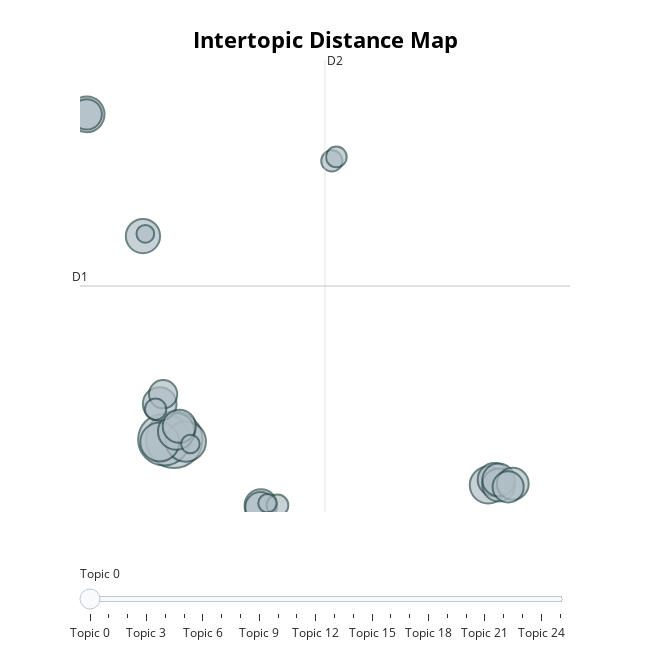

Here is the notebook cell this chart was saved with:
### Code cell
topic_model.visualize_topics()

### Figure 1 — Plotly figure (JSON) as saved in the notebook; plotly's stock layout.template omitted (floating-point values rounded to 4 significant figures)
{"data": [{"customdata": [[0, "있습니다 | 있는 | 합니다 | 하고 | 일을", 1306], [1, "부동산 | 아파트 | 있는 | 있습니다 | 합니다", 1096], [2, "있습니다 | 합니다 | 있는 | 하는 | 자동차", 665], [3, "가상화폐 | 공매도 | 거래소 | 있습니다 | 있는", 620], [4, "올림픽 | 선수 | 선수들이 | 대한민국 | 선수가", 557], [5, "아이를 | 어린이집 | 있는 | 있습니다 | 합니다", 547], [6, "있습니다 | 여성 | 무고 | 성범죄 | 하는", 519], [7, "청원 | 청원이 | 있습니다 | 있는 | 청원을", 479], [8, "북한 | 북한의 | 북한이 | 있다 | 것이다", 461], [9, "학생들이 | 있는 | 있습니다 | 대학 | 합니다", 449], [10, "국회의원 | 국민의 | 국회 | 국민을 | 국민이", 448], [11, "이명박 | 출국금지 | 출국 | 청원합니다 | 출국금지를", 445], [12, "장애인 | 합니다 | 있는 | 있습니다 | 환자", 434], [13, "판결을 | 합니다 | 하는 | 이런 | 한다", 433], [14, "청소년 | 생각합니다 | 처벌을 | 청소년들이 | 여중생", 415], [15, "합니다 | 생각합니다 | 조두순 | 범죄를 | 있습니다", 394], [16, "국민연금 | 연금 | 지금당장 | n국민연금 | 공무원", 381], [17, "의무를 | 국방의 | 양심적 | 있는 | 군대를", 377], [18, "난민 | 외국인 | 난민을 | 있습니다 | 이슬람", 325], [19, "동물을 | 동물 | 개를 | 강아지 | 동물들이", 192], [20, "문재인 | 국민들 | 경제 | 나라인가요 | n지금", 186], [21, "미세먼지 | 미세먼지가 | 미세먼지를 | 마스크를 | 미세먼지에", 183], [22, "에어컨 | 누진제 | 에어컨을 | 태양광 | 누진세", 175], [23, "담배를 | 담배 | 흡연 | 흡연을 | 길거리", 140], [24, "the | com | nhttp | nhttps | to", 139], [25, "전화를 | 민원을 | 너무 | 있습니다 | gps", 128]], "hovertemplate": "<b>Topic %{customdata[0]}</b><br>%{customdata[1]}<br>Size: %{customdata[2]}", "legendgroup": "", "marker": {"color": "#B0BEC5", "line": {"color": "DarkSlateGrey", "width": 2}, "size": [1306, 1096, 665, 620, 557, 547, 519, 479, 461, 449, 448, 445, 434, 433, 415, 394, 381, 377, 325, 192, 186, 183, 175, 140, 139, 128], "sizemode": "area", "sizeref": 0.8163, "symbol": "circle"}, "mode": "markers", "name": "", "orientation": "v", "showlegend": false, "type": "scatter", "x": [2.019, 1.543, 2.565, 1.344, 16.79, 2.118, -2.095, 0.5508, 1.339, 2.259, 17.07, 17.28, 6.098, 17.28, 17.94, 17.73, 6.079, -2.095, 1.499, 6.878, 1.145, 9.434, 9.645, 2.781, 6.407, 0.6631], "xaxis": "x", "y": [1.885, 1.892, 1.791, 1.772, -0.4264, 2.307, 18.48, 12.27, 3.71, 2.571, -0.1537, -0.4227, -1.473, -0.1644, -0.3578, -0.5208, -1.567, 18.48, 4.205, -1.465, 3.441, 16.1, 16.31, 1.664, -1.354, 12.39], "yaxis": "y"}], "layout": {"annotations": [{"showarrow": false, "text": "D1", "x": -2.41, "y": 9.725, "yshift": 10}, {"showarrow": false, "text": "D2", "x": 9.113, "xshift": 10, "y": 21.25}], "height": 650, "hoverlabel": {"bgcolor": "white", "font": {"family": "Rockwell", "size": 16}}, "legend": {"itemsizing": "constant", "tracegroupgap": 0}, "margin": {"t": 60}, "shapes": [{"line": {"color": "#CFD8DC", "width": 2}, "type": "line", "x0": 9.113, "x1": 9.113, "y0": -1.802, "y1": 21.25}, {"line": {"color": "#9E9E9E", "width": 2}, "type": "line", "x0": -2.41, "x1": 20.64, "y0": 9.725, "y1": 9.725}], "sliders": [{"active": 0, "pad": {"t": 50}, "steps": [{"args": [{"marker.color": [["red", "#B0BEC5", "#B0BEC5", "#B0BEC5", "#B0BEC5", "#B0BEC5", "#B0BEC5", "#B0BEC5", "#B0BEC5", "#B0BEC5", "#B0BEC5", "#B0BEC5", "#B0BEC5", "#B0BEC5", "#B0BEC5", "#B0BEC5", "#B0BEC5", "#B0BEC5", "#B0BEC5", "#B0BEC5", "#B0BEC5", "#B0BEC5", "#B0BEC5", "#B0BEC5", "#B0BEC5", "#B0BEC5"]]}], "label": "Topic 0", "method": "update"}, {"args": [{"marker.color": [["#B0BEC5", "red", "#B0BEC5", "#B0BEC5", "#B0BEC5", "#B0BEC5", "#B0BEC5", "#B0BEC5", "#B0BEC5", "#B0BEC5", "#B0BEC5", "#B0BEC5", "#B0BEC5", "#B0BEC5", "#B0BEC5", "#B0BEC5", "#B0BEC5", "#B0BEC5", "#B0BEC5", "#B0BEC5", "#B0BEC5", "#B0BEC5", "#B0BEC5", "#B0BEC5", "#B0BEC5", "#B0BEC5"]]}], "label": "Topic 1", "method": "update"}, {"args": [{"marker.color": [["#B0BEC5", "#B0BEC5", "red", "#B0BEC5", "#B0BEC5", "#B0BEC5", "#B0BEC5", "#B0BEC5", "#B0BEC5", "#B0BEC5", "#B0BEC5", "#B0BEC5", "#B0BEC5", "#B0BEC5", "#B0BEC5", "#B0BEC5", "#B0BEC5", "#B0BEC5", "#B0BEC5", "#B0BEC5", "#B0BEC5", "#B0BEC5", "#B0BEC5", "#B0BEC5", "#B0BEC5", "#B0BEC5"]]}], "label": "Topic 2", "method": "update"}, {"args": [{"marker.color": [["#B0BEC5", "#B0BEC5", "#B0BEC5", "red", "#B0BEC5", "#B0BEC5", "#B0BEC5", "#B0BEC5", "#B0BEC5", "#B0BEC5", "#B0BEC5", "#B0BEC5", "#B0BEC5", "#B0BEC5", "#B0BEC5", "#B0BEC5", "#B0BEC5", "#B0BEC5", "#B0BEC5", "#B0BEC5", "#B0BEC5", "#B0BEC5", "#B0BEC5", "#B0BEC5", "#B0BEC5", "#B0BEC5"]]}], "label": "Topic 3", "method": "update"}, {"args": [{"marker.color": [["#B0BEC5", "#B0BEC5", "#B0BEC5", "#B0BEC5", "red", "#B0BEC5", "#B0BEC5", "#B0BEC5", "#B0BEC5", "#B0BEC5", "#B0BEC5", "#B0BEC5", "#B0BEC5", "#B0BEC5", "#B0BEC5", "#B0BEC5", "#B0BEC5", "#B0BEC5", "#B0BEC5", "#B0BEC5", "#B0BEC5", "#B0BEC5", "#B0BEC5", "#B0BEC5", "#B0BEC5", "#B0BEC5"]]}], "label": "Topic 4", "method": "update"}, {"args": [{"marker.color": [["#B0BEC5", "#B0BEC5", "#B0BEC5", "#B0BEC5", "#B0BEC5", "red", "#B0BEC5", "#B0BEC5", "#B0BEC5", "#B0BEC5", "#B0BEC5", "#B0BEC5", "#B0BEC5", "#B0BEC5", "#B0BEC5", "#B0BEC5", "#B0BEC5", "#B0BEC5", "#B0BEC5", "#B0BEC5", "#B0BEC5", "#B0BEC5", "#B0BEC5", "#B0BEC5", "#B0BEC5", "#B0BEC5"]]}], "label": "Topic 5", "method": "update"}, {"args": [{"marker.color": [["#B0BEC5", "#B0BEC5", "#B0BEC5", "#B0BEC5", "#B0BEC5", "#B0BEC5", "red", "#B0BEC5", "#B0BEC5", "#B0BEC5", "#B0BEC5", "#B0BEC5", "#B0BEC5", "#B0BEC5", "#B0BEC5", "#B0BEC5", "#B0BEC5", "#B0BEC5", "#B0BEC5", "#B0BEC5", "#B0BEC5", "#B0BEC5", "#B0BEC5", "#B0BEC5", "#B0BEC5", "#B0BEC5"]]}], "label": "Topic 6", "method": "update"}, {"args": [{"marker.color": [["#B0BEC5", "#B0BEC5", "#B0BEC5", "#B0BEC5", "#B0BEC5", "#B0BEC5", "#B0BEC5", "red", "#B0BEC5", "#B0BEC5", "#B0BEC5", "#B0BEC5", "#B0BEC5", "#B0BEC5", "#B0BEC5", "#B0BEC5", "#B0BEC5", "#B0BEC5", "#B0BEC5", "#B0BEC5", "#B0BEC5", "#B0BEC5", "#B0BEC5", "#B0BEC5", "#B0BEC5", "#B0BEC5"]]}], "label": "Topic 7", "method": "update"}, {"args": [{"marker.color": [["#B0BEC5", "#B0BEC5", "#B0BEC5", "#B0BEC5", "#B0BEC5", "#B0BEC5", "#B0BEC5", "#B0BEC5", "red", "#B0BEC5", "#B0BEC5", "#B0BEC5", "#B0BEC5", "#B0BEC5", "#B0BEC5", "#B0BEC5", "#B0BEC5", "#B0BEC5", "#B0BEC5", "#B0BEC5", "#B0BEC5", "#B0BEC5", "#B0BEC5", "#B0BEC5", "#B0BEC5", "#B0BEC5"]]}], "label": "Topic 8", "method": "update"}, {"args": [{"marker.color": [["#B0BEC5", "#B0BEC5", "#B0BEC5", "#B0BEC5", "#B0BEC5", "#B0BEC5", "#B0BEC5", "#B0BEC5", "#B0BEC5", "red", "#B0BEC5", "#B0BEC5", "#B0BEC5", "#B0BEC5", "#B0BEC5", "#B0BEC5", "#B0BEC5", "#B0BEC5", "#B0BEC5", "#B0BEC5", "#B0BEC5", "#B0BEC5", "#B0BEC5", "#B0BEC5", "#B0BEC5", "#B0BEC5"]]}], "label": "Topic 9", "method": "update"}, {"args": [{"marker.color": [["#B0BEC5", "#B0BEC5", "#B0BEC5", "#B0BEC5", "#B0BEC5", "#B0BEC5", "#B0BEC5", "#B0BEC5", "#B0BEC5", "#B0BEC5", "red", "#B0BEC5", "#B0BEC5", "#B0BEC5", "#B0BEC5", "#B0BEC5", "#B0BEC5", "#B0BEC5", "#B0BEC5", "#B0BEC5", "#B0BEC5", "#B0BEC5", "#B0BEC5", "#B0BEC5", "#B0BEC5", "#B0BEC5"]]}], "label": "Topic 10", "method": "update"}, {"args": [{"marker.color": [["#B0BEC5", "#B0BEC5", "#B0BEC5", "#B0BEC5", "#B0BEC5", "#B0BEC5", "#B0BEC5", "#B0BEC5", "#B0BEC5", "#B0BEC5", "#B0BEC5", "red", "#B0BEC5", "#B0BEC5", "#B0BEC5", "#B0BEC5", "#B0BEC5", "#B0BEC5", "#B0BEC5", "#B0BEC5", "#B0BEC5", "#B0BEC5", "#B0BEC5", "#B0BEC5", "#B0BEC5", "#B0BEC5"]]}], "label": "Topic 11", "method": "update"}, {"args": [{"marker.color": [["#B0BEC5", "#B0BEC5", "#B0BEC5", "#B0BEC5", "#B0BEC5", "#B0BEC5", "#B0BEC5", "#B0BEC5", "#B0BEC5", "#B0BEC5", "#B0BEC5", "#B0BEC5", "red", "#B0BEC5", "#B0BEC5", "#B0BEC5", "#B0BEC5", "#B0BEC5", "#B0BEC5", "#B0BEC5", "#B0BEC5", "#B0BEC5", "#B0BEC5", "#B0BEC5", "#B0BEC5", "#B0BEC5"]]}], "label": "Topic 12", "method": "update"}, {"args": [{"marker.color": [["#B0BEC5", "#B0BEC5", "#B0BEC5", "#B0BEC5", "#B0BEC5", "#B0BEC5", "#B0BEC5", "#B0BEC5", "#B0BEC5", "#B0BEC5", "#B0BEC5", "#B0BEC5", "#B0BEC5", "red", "#B0BEC5", "#B0BEC5", "#B0BEC5", "#B0BEC5", "#B0BEC5", "#B0BEC5", "#B0BEC5", "#B0BEC5", "#B0BEC5", "#B0BEC5", "#B0BEC5", "#B0BEC5"]]}], "label": "Topic 13", "method": "update"}, {"args": [{"marker.color": [["#B0BEC5", "#B0BEC5", "#B0BEC5", "#B0BEC5", "#B0BEC5", "#B0BEC5", "#B0BEC5", "#B0BEC5", "#B0BEC5", "#B0BEC5", "#B0BEC5", "#B0BEC5", "#B0BEC5", "#B0BEC5", "red", "#B0BEC5", "#B0BEC5", "#B0BEC5", "#B0BEC5", "#B0BEC5", "#B0BEC5", "#B0BEC5", "#B0BEC5", "#B0BEC5", "#B0BEC5", "#B0BEC5"]]}], "label": "Topic 14", "method": "update"}, {"args": [{"marker.color": [["#B0BEC5", "#B0BEC5", "#B0BEC5", "#B0BEC5", "#B0BEC5", "#B0BEC5", "#B0BEC5", "#B0BEC5", "#B0BEC5", "#B0BEC5", "#B0BEC5", "#B0BEC5", "#B0BEC5", "#B0BEC5", "#B0BEC5", "red", "#B0BEC5", "#B0BEC5", "#B0BEC5", "#B0BEC5", "#B0BEC5", "#B0BEC5", "#B0BEC5", "#B0BEC5", "#B0BEC5", "#B0BEC5"]]}], "label": "Topic 15", "method": "update"}, {"args": [{"marker.color": [["#B0BEC5", "#B0BEC5", "#B0BEC5", "#B0BEC5", "#B0BEC5", "#B0BEC5", "#B0BEC5", "#B0BEC5", "#B0BEC5", "#B0BEC5", "#B0BEC5", "#B0BEC5", "#B0BEC5", "#B0BEC5", "#B0BEC5", "#B0BEC5", "red", "#B0BEC5", "#B0BEC5", "#B0BEC5", "#B0BEC5", "#B0BEC5", "#B0BEC5", "#B0BEC5", "#B0BEC5", "#B0BEC5"]]}], "label": "Topic 16", "method": "update"}, {"args": [{"marker.color": [["#B0BEC5", "#B0BEC5", "#B0BEC5", "#B0BEC5", "#B0BEC5", "#B0BEC5", "#B0BEC5", "#B0BEC5", "#B0BEC5", "#B0BEC5", "#B0BEC5", "#B0BEC5", "#B0BEC5", "#B0BEC5", "#B0BEC5", "#B0BEC5", "#B0BEC5", "red", "#B0BEC5", "#B0BEC5", "#B0BEC5", "#B0BEC5", "#B0BEC5", "#B0BEC5", "#B0BEC5", "#B0BEC5"]]}], "label": "Topic 17", "method": "update"}, {"args": [{"marker.color": [["#B0BEC5", "#B0BEC5", "#B0BEC5", "#B0BEC5", "#B0BEC5", "#B0BEC5", "#B0BEC5", "#B0BEC5", "#B0BEC5", "#B0BEC5", "#B0BEC5", "#B0BEC5", "#B0BEC5", "#B0BEC5", "#B0BEC5", "#B0BEC5", "#B0BEC5", "#B0BEC5", "red", "#B0BEC5", "#B0BEC5", "#B0BEC5", "#B0BEC5", "#B0BEC5", "#B0BEC5", "#B0BEC5"]]}], "label": "Topic 18", "method": "update"}, {"args": [{"marker.color": [["#B0BEC5", "#B0BEC5", "#B0BEC5", "#B0BEC5", "#B0BEC5", "#B0BEC5", "#B0BEC5", "#B0BEC5", "#B0BEC5", "#B0BEC5", "#B0BEC5", "#B0BEC5", "#B0BEC5", "#B0BEC5", "#B0BEC5", "#B0BEC5", "#B0BEC5", "#B0BEC5", "#B0BEC5", "red", "#B0BEC5", "#B0BEC5", "#B0BEC5", "#B0BEC5", "#B0BEC5", "#B0BEC5"]]}], "label": "Topic 19", "method": "update"}, {"args": [{"marker.color": [["#B0BEC5", "#B0BEC5", "#B0BEC5", "#B0BEC5", "#B0BEC5", "#B0BEC5", "#B0BEC5", "#B0BEC5", "#B0BEC5", "#B0BEC5", "#B0BEC5", "#B0BEC5", "#B0BEC5", "#B0BEC5", "#B0BEC5", "#B0BEC5", "#B0BEC5", "#B0BEC5", "#B0BEC5", "#B0BEC5", "red", "#B0BEC5", "#B0BEC5", "#B0BEC5", "#B0BEC5", "#B0BEC5"]]}], "label": "Topic 20", "method": "update"}, {"args": [{"marker.color": [["#B0BEC5", "#B0BEC5", "#B0BEC5", "#B0BEC5", "#B0BEC5", "#B0BEC5", "#B0BEC5", "#B0BEC5", "#B0BEC5", "#B0BEC5", "#B0BEC5", "#B0BEC5", "#B0BEC5", "#B0BEC5", "#B0BEC5", "#B0BEC5", "#B0BEC5", "#B0BEC5", "#B0BEC5", "#B0BEC5", "#B0BEC5", "red", "#B0BEC5", "#B0BEC5", "#B0BEC5", "#B0BEC5"]]}], "label": "Topic 21", "method": "update"}, {"args": [{"marker.color": [["#B0BEC5", "#B0BEC5", "#B0BEC5", "#B0BEC5", "#B0BEC5", "#B0BEC5", "#B0BEC5", "#B0BEC5", "#B0BEC5", "#B0BEC5", "#B0BEC5", "#B0BEC5", "#B0BEC5", "#B0BEC5", "#B0BEC5", "#B0BEC5", "#B0BEC5", "#B0BEC5", "#B0BEC5", "#B0BEC5", "#B0BEC5", "#B0BEC5", "red", "#B0BEC5", "#B0BEC5", "#B0BEC5"]]}], "label": "Topic 22", "method": "update"}, {"args": [{"marker.color": [["#B0BEC5", "#B0BEC5", "#B0BEC5", "#B0BEC5", "#B0BEC5", "#B0BEC5", "#B0BEC5", "#B0BEC5", "#B0BEC5", "#B0BEC5", "#B0BEC5", "#B0BEC5", "#B0BEC5", "#B0BEC5", "#B0BEC5", "#B0BEC5", "#B0BEC5", "#B0BEC5", "#B0BEC5", "#B0BEC5", "#B0BEC5", "#B0BEC5", "#B0BEC5", "red", "#B0BEC5", "#B0BEC5"]]}], "label": "Topic 23", "method": "update"}, {"args": [{"marker.color": [["#B0BEC5", "#B0BEC5", "#B0BEC5", "#B0BEC5", "#B0BEC5", "#B0BEC5", "#B0BEC5", "#B0BEC5", "#B0BEC5", "#B0BEC5", "#B0BEC5", "#B0BEC5", "#B0BEC5", "#B0BEC5", "#B0BEC5", "#B0BEC5", "#B0BEC5", "#B0BEC5", "#B0BEC5", "#B0BEC5", "#B0BEC5", "#B0BEC5", "#B0BEC5", "#B0BEC5", "red", "#B0BEC5"]]}], "label": "Topic 24", "method": "update"}, {"args": [{"marker.color": [["#B0BEC5", "#B0BEC5", "#B0BEC5", "#B0BEC5", "#B0BEC5", "#B0BEC5", "#B0BEC5", "#B0BEC5", "#B0BEC5", "#B0BEC5", "#B0BEC5", "#B0BEC5", "#B0BEC5", "#B0BEC5", "#B0BEC5", "#B0BEC5", "#B0BEC5", "#B0BEC5", "#B0BEC5", "#B0BEC5", "#B0BEC5", "#B0BEC5", "#B0BEC5", "#B0BEC5", "#B0BEC5", "red"]]}], "label": "Topic 25", "method": "update"}]}], "title": {"font": {"color": "Black", "size": 22}, "text": "<b>Intertopic Distance Map</b>", "x": 0.5, "xanchor": "center", "y": 0.95, "yanchor": "top"}, "width": 650, "xaxis": {"anchor": "y", "domain": [0, 1], "range": [-2.41, 20.64], "title": {"text": ""}, "visible": false}, "yaxis": {"anchor": "x", "domain": [0, 1], "range": [-1.802, 21.25], "title": {"text": ""}, "visible": false}}}
